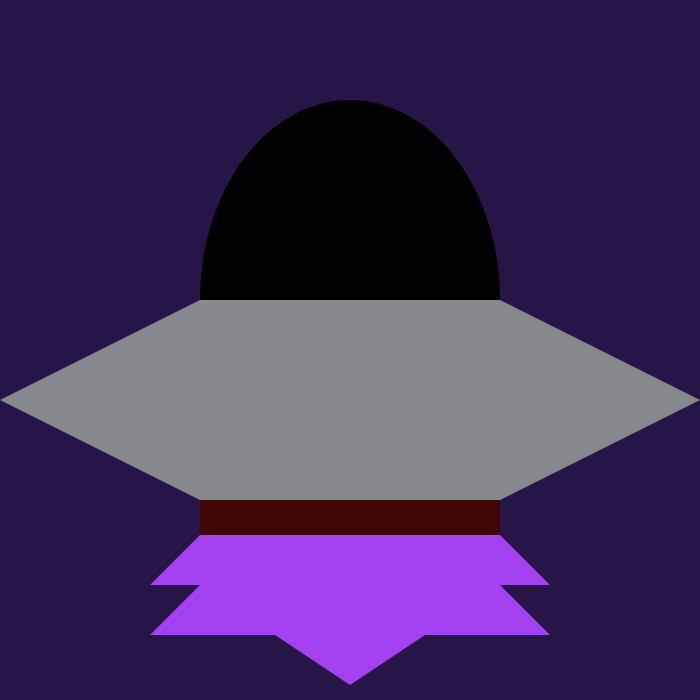
Frame 1 (no input)
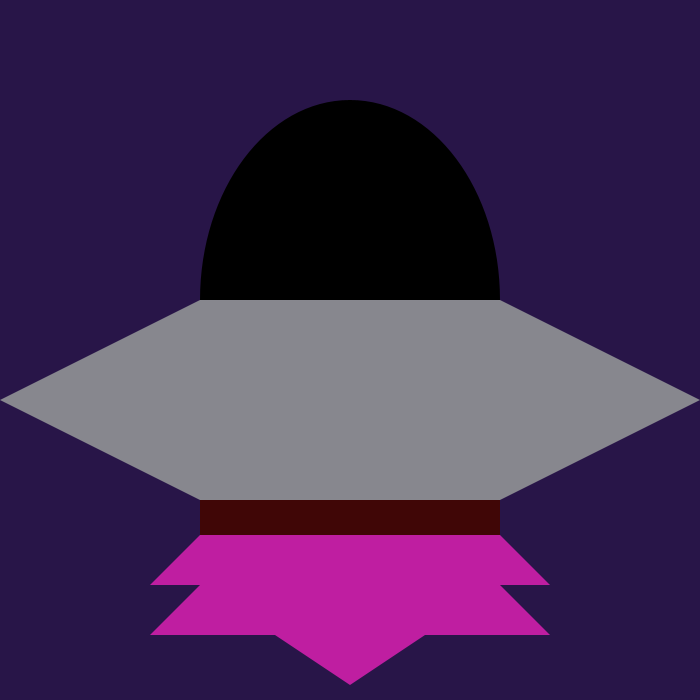
Frame 60 (the mouse pressed at the canvas centre just before this capture)
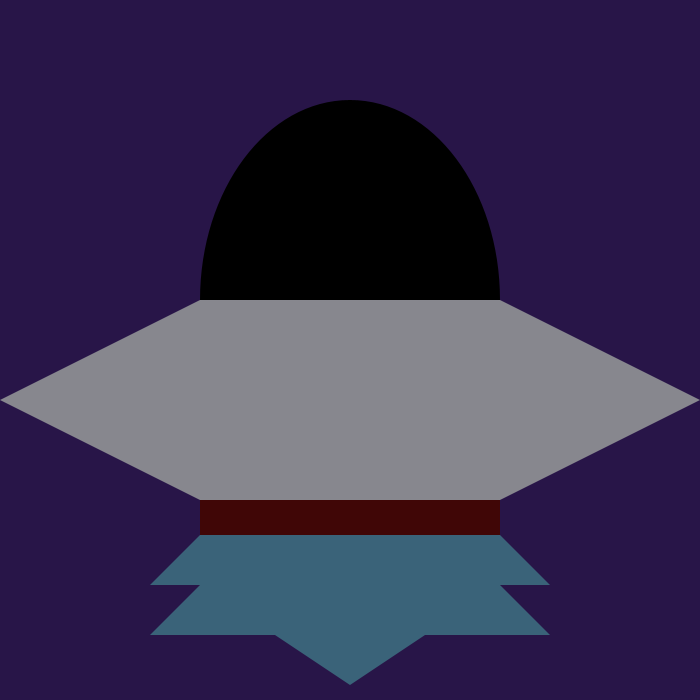
Frame 120 (the mouse held since frame 60 and released just before this capture)

The Processing sketch that drew these frames (run headless with seeded random() and noise(); from frame 60 on, the mouse is pressed at the canvas centre):

// Processing sketch: processing_39149
// ── processing_39149.pde


void setup() {
  size(700, 700);
  smooth();
}

void draw() {
  noStroke();

  background(40, 21, 72);

  //ufo
  fill(0);
  ellipse(350, 300, 300, 400);
  fill(135, 135, 142);
  rect(200, 300, 300, 200);
  triangle(500, 500, 500, 300, 700, 400);
  triangle(200, 500, 200, 300, 0, 400);
  fill(64, 6, 6);
  rect(200, 500, 300, 35);

  //ufo flame 
  frameRate(25);
  fill(random(255), random(255), random(255));
  rect(200, 535, 300, 100);
  triangle(150, 585, 200, 535, 200, 585);
  triangle(150, 635, 200, 585, 200, 635);
  triangle(500, 535, 500, 585, 550, 585);
  triangle(500, 585, 500, 635, 550, 635);
  triangle(200, 585, 500, 585, 350, 685);
}           
                                
